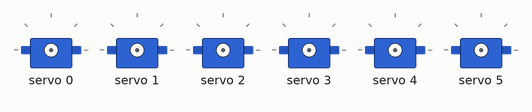
The sketch below on a simulated Arduino Uno, built with avr-gcc and run on an emulated ATmega328P. Shown: 6 × servo. What the sketch prints to the serial monitor is not drawn.

Above: at 0.15 s.
At 0.5 s:
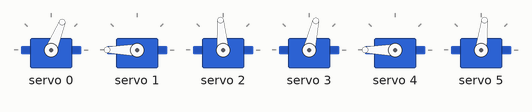
At 0.9 s:
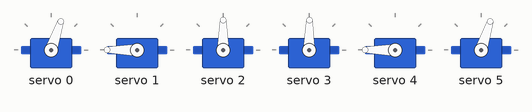
At 1.7 s:
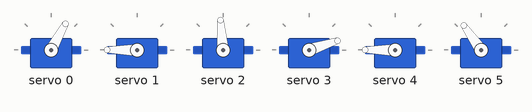
At 1.9 s:
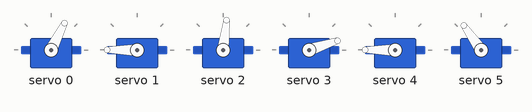
At 2.1 s:
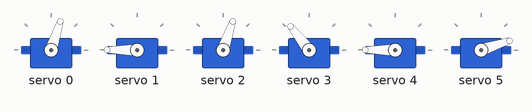
Timing chart, 0 to 4.7 s (numbered marks = the images above):
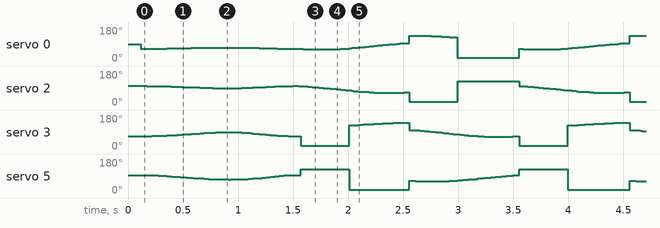

The sketch:

Stage2_GaitTest.ino
```cpp
#include <Wire.h>
#include <Adafruit_PWMServoDriver.h>
#include "Bipedal.h"
#include "Trajectory.h"
#include "GaitController.h"

// ---- PCA9685
#define PCA9685_ADDR   0x40
#define OSC_FREQUENCY  27000000UL     // measure with a scope; typical: 25–27 MHz

// ---- Left leg servo channels
constexpr uint8_t L_CH_HIP    = 0;
constexpr uint8_t L_CH_KNEE   = 1;
constexpr uint8_t L_CH_ANKLE  = 2;

// ---- Right leg servo channels
constexpr uint8_t R_CH_HIP    = 3;
constexpr uint8_t R_CH_KNEE   = 4;
constexpr uint8_t R_CH_ANKLE  = 5;

constexpr float L_CAL_HIP    =  0.0f;
constexpr float L_CAL_KNEE   =  0.0f;
constexpr float L_CAL_ANKLE  =  0.0f;

constexpr float R_CAL_HIP    =  0.0f;
constexpr float R_CAL_KNEE   =  0.0f;
constexpr float R_CAL_ANKLE  =  0.0f;

constexpr uint32_t UPDATE_INTERVAL_MS = 20UL;

#define SERIAL_PLOT


Adafruit_PWMServoDriver pwm = Adafruit_PWMServoDriver(PCA9685_ADDR);
BipedLeg leftLeg (pwm, L_CH_HIP, L_CH_KNEE, L_CH_ANKLE, false);
BipedLeg rightLeg(pwm, R_CH_HIP, R_CH_KNEE, R_CH_ANKLE, true);
Trajectory traj;

GaitController gait(leftLeg, rightLeg, traj);
#ifdef SERIAL_PLOT
static void printStateChange(GaitController::State s) {
    switch (s) {
        case GaitController::State::HOMING:
            Serial.println(F("[STATE] HOMING   — both legs moving to home (-2, -15) cm"));
            break;
        case GaitController::State::PRE_GAIT:
            Serial.println(F("[STATE] PRE_GAIT — left → P0 (-4,-15)  right → P3 (3,-15)"));
            break;
        case GaitController::State::WALKING:
            Serial.println(F("[STATE] WALKING  — continuous gait started"));
            Serial.println(F("phi,lx_cm,ly_cm,rx_cm,ry_cm"));   // CSV header for Plotter
            break;
    }
}
#endif
void setup() {

    Serial.begin(115200);
    while (!Serial) { /* wait for USB CDC on Leonardo/Micro; nop on Uno */ }

    Serial.println(F(""));
    Serial.println(F("╔══════════════════════════════════════════════════════╗"));
    Serial.println(F("║   BIPDEAL — Stage 2: Two-Leg Coordinated Walking     ║"));
    Serial.println(F("╚══════════════════════════════════════════════════════╝"));
    Serial.println(F(""));

    // ── Initialise I2C and PCA9685 ───────────────────────────────────────────
    Wire.begin();
    pwm.begin();
    pwm.setOscillatorFrequency(OSC_FREQUENCY);
    pwm.setPWMFreq(50);       // 50 Hz — standard servo refresh rate
    delay(10);                // let PCA9685 stabilise after power-on

    // ── Apply calibration offsets ────────────────────────────────────────────
    leftLeg .setOffsets(L_CAL_HIP, L_CAL_KNEE, L_CAL_ANKLE);
    rightLeg.setOffsets(R_CAL_HIP, R_CAL_KNEE, R_CAL_ANKLE);

    Trajectory::Params p = Trajectory::defaultParams();
    traj.setParams(p);

    // ── Print configuration ──────────────────────────────────────────────────
    Serial.println(F("  Trajectory : Cubic Bézier — shared by both legs"));
    Serial.println(F("  ─────────────────────────────────────────────────────"));
    Serial.print  (F("  P0  lift-off  = (")); Serial.print(p.p0x, 1);
    Serial.print  (F(", "));                  Serial.print(p.p0y, 1);
    Serial.println(F(") cm  ← Left  leg at PRE_GAIT end / WALKING φ=0"));

    Serial.print  (F("  P3  touch-dn  = (")); Serial.print(p.p3x, 1);
    Serial.print  (F(", "));                  Serial.print(p.p3y, 1);
    Serial.println(F(") cm  ← Right leg at PRE_GAIT end / WALKING φ=0.5"));

    Serial.print  (F("  Home         = (")); Serial.print(p.homeX, 1);
    Serial.print  (F(", "));                  Serial.print(p.homeY, 1);
    Serial.println(F(") cm"));

    Serial.println(F("  ─────────────────────────────────────────────────────"));
    Serial.print  (F("  Step length   = ")); Serial.print(p.p3x - p.p0x, 1);
    Serial.println(F(" cm"));
    Serial.print  (F("  Arch height   = ")); Serial.print(p.p0y - p.p1y, 1);
    Serial.println(F(" cm"));
    Serial.print  (F("  Gait cycle    = ")); Serial.print(GaitController::CYCLE_MS);
    Serial.println(F(" ms"));
    Serial.print  (F("  Homing        = ")); Serial.print(GaitController::HOME_MS);
    Serial.println(F(" ms  (smoothstep)"));
    Serial.print  (F("  Pre-gait      = ")); Serial.print(GaitController::PRE_GAIT_MS);
    Serial.println(F(" ms  (smoothstep)"));
    Serial.print  (F("  Update rate   = ")); Serial.print(1000UL / UPDATE_INTERVAL_MS);
    Serial.println(F(" Hz"));
    Serial.println(F(""));
    Serial.println(F("  Startup sequence begins …"));
    Serial.println(F(""));

#ifdef SERIAL_PLOT
    // Print the very first state banner before the first update tick
    printStateChange(GaitController::State::HOMING);
#endif
    gait.begin();
}

void loop() {

    static uint32_t lastUpdate = 0;
    uint32_t now = millis();
    if (now - lastUpdate < UPDATE_INTERVAL_MS) return;
    lastUpdate = now;

    GaitController::State prevState = gait.getState();
    GaitController::State currState = gait.update();

#ifdef SERIAL_PLOT

    // ── Announce state transitions ─────────────────────────────────────────────
    if (currState != prevState) {
        printStateChange(currState);
    }
    FootPosition lf = gait.getLeftFoot();
    FootPosition rf = gait.getRightFoot();

    if (currState == GaitController::State::WALKING) {
        // phi, lx, ly, rx, ry  — CSV for Arduino Serial Plotter
        Serial.print(gait.getPhase(), 3); Serial.print(F(","));
    } else {
        // state index (0=HOMING, 1=PRE_GAIT) instead of phi
        Serial.print(static_cast<uint8_t>(currState)); Serial.print(F(","));
    }

    Serial.print(lf.x, 2);  Serial.print(F(","));
    Serial.print(lf.y, 2);  Serial.print(F(","));
    Serial.print(rf.x, 2);  Serial.print(F(","));
    Serial.println(rf.y, 2);

#endif  // SERIAL_PLOT
}
```

Bipedal.cpp
```cpp
#include "Bipedal.h"
#include <math.h>

BipedLeg::BipedLeg(Adafruit_PWMServoDriver& pwm,
                   uint8_t hipCh, uint8_t kneeCh, uint8_t ankleCh,
                   bool mirrorX)
    : _pwm(pwm),
      _hipCh(hipCh), _kneeCh(kneeCh), _ankleCh(ankleCh),
      _mirrorX(mirrorX),
      _hipOff(0.0f), _kneeOff(0.0f), _ankleOff(0.0f)
{}
void BipedLeg::setOffsets(float hipOff, float kneeOff, float ankleOff) {
    _hipOff   = hipOff;
    _kneeOff  = kneeOff;
    _ankleOff = ankleOff;
}


IKResult BipedLeg::calculateIK(float x, float y) const {
    IKResult res;
    res.valid = true;
    if (_mirrorX) x = -x;

    // ── Reach check
    float r2   = x * x + y * y;
    float r    = sqrtf(r2);
    float maxR = L1 + L2;                  // fully extended
    float minR = fabsf(L1 - L2);          // fully folded (= 0 for equal links)

    if (r > maxR || r < minR) {
        res.hip   = 0.0f;
        res.knee  = 0.0f;
        res.ankle = 0.0f;
        res.valid = false;
        Serial.print(F("[IK] UNREACHABLE  r="));
        Serial.print(r, 2);
        Serial.print(F(" cm  target=("));
        Serial.print(x, 1); Serial.print(F(","));
        Serial.print(y, 1); Serial.println(F(")"));
        return res;
    }

    float cosQ2 = (r2 - L1 * L1 - L2 * L2) / (2.0f * L1 * L2);
    cosQ2 = clamp(cosQ2, -1.0f, 1.0f);    // guard floating-point rounding
    float q2_rad = acosf(cosQ2);

    // ── Hip angle (elbow-backward selection for "<" geometry) ────────────
    float phi_vec = atan2f(x, -y);         // angle from downward vertical
    float delta   = atan2f(L2 * sinf(q2_rad), L1 + L2 * cosf(q2_rad));
    float q1_rad  = phi_vec - delta;

    // ── Convert to degrees ───────────────────────────────────────────────
    float hipDeg   = q1_rad  * (180.0f / PI);
    float kneeDeg  = q2_rad  * (180.0f / PI);
    float ankleDeg = -(hipDeg + kneeDeg);

    if (hipDeg < HIP_MIN || hipDeg > HIP_MAX) {
        Serial.print(F("[IK] Hip limit  "));
        Serial.print(hipDeg, 1); Serial.println(F(" deg — clamped"));
        hipDeg  = clamp(hipDeg, HIP_MIN, HIP_MAX);
        res.valid = false;
    }

    if (kneeDeg < KNEE_MIN || kneeDeg > KNEE_MAX) {
        Serial.print(F("[IK] Knee limit "));
        Serial.print(kneeDeg, 1); Serial.println(F(" deg — clamped"));
        kneeDeg  = clamp(kneeDeg, KNEE_MIN, KNEE_MAX);
        ankleDeg = -(hipDeg + kneeDeg);
        res.valid = false;
    }

    if (ankleDeg < ANKLE_MIN || ankleDeg > ANKLE_MAX) {
        Serial.print(F("[IK] Ankle limit "));
        Serial.print(ankleDeg, 1); Serial.println(F(" deg — clamped"));
        ankleDeg  = clamp(ankleDeg, ANKLE_MIN, ANKLE_MAX);
        res.valid = false;
    }

    res.hip   = hipDeg;
    res.knee  = kneeDeg;
    res.ankle = ankleDeg;
    return res;
}

bool BipedLeg::moveTo(float x, float y) {
    IKResult ik = calculateIK(x, y);
    driveJoints(ik.hip, ik.knee, ik.ankle);
    return ik.valid;
}

void BipedLeg::setServoRaw(uint8_t ch, float angleDeg) {
    float offset = 0.0f;
    if (ch == _hipCh)         offset = _hipOff;
    else if (ch == _kneeCh)   offset = _kneeOff;
    else if (ch == _ankleCh)  offset = _ankleOff;

    _pwm.setPWM(ch, 0, angleToPulse(angleDeg + offset));
}

void BipedLeg::driveJoints(float hipDeg, float kneeDeg, float ankleDeg) {
    _pwm.setPWM(_hipCh,   0, angleToPulse(hipDeg   + _hipOff));
    _pwm.setPWM(_kneeCh,  0, angleToPulse(kneeDeg  + _kneeOff));
    _pwm.setPWM(_ankleCh, 0, angleToPulse(ankleDeg + _ankleOff));
}

uint16_t BipedLeg::angleToPulse(float angleDeg) const {
    float servoAngle = angleDeg + 90.0f;
    servoAngle = clamp(servoAngle, 0.0f, 180.0f);
    return static_cast<uint16_t>(
        PULSE_MIN + (servoAngle / 180.0f) * static_cast<float>(PULSE_MAX - PULSE_MIN)
    );
}

float BipedLeg::clamp(float v, float lo, float hi) {
    if (v < lo) return lo;
    if (v > hi) return hi;
    return v;
}
```

Bipedal.h
```cpp
#pragma once
#include <Arduino.h>
#include <Adafruit_PWMServoDriver.h>


struct IKResult {
    float hip;
    float knee;
    float ankle;
    bool  valid;
};

class BipedLeg {
public:
    static constexpr float L1 = 9.5f;   // hip  → knee
    static constexpr float L2 = 9.5f;   // knee → ankle

    // ---- Joint limits (degrees)
    static constexpr float HIP_MIN    = -90.0f;
    static constexpr float HIP_MAX    =  60.0f;
    static constexpr float KNEE_MIN   = -90.0f;
    static constexpr float KNEE_MAX   =  90.0f;   // MUST NEVER be exceeded
    static constexpr float ANKLE_MIN  = -90.0f;
    static constexpr float ANKLE_MAX  =  70.0f;

    static constexpr uint16_t PULSE_MIN = 150;
    static constexpr uint16_t PULSE_MAX = 600;

    //  Construction
    //  pwm      : shared Adafruit_PWMServoDriver instance (already begin()'d)
    //  hipCh    : PCA9685 channel assigned to the hip servo
    //  kneeCh   : PCA9685 channel assigned to the knee servo
    //  ankleCh  : PCA9685 channel assigned to the ankle servo
    //  mirrorX  : set true for the right leg to mirror the x-axis
    BipedLeg(Adafruit_PWMServoDriver& pwm,
             uint8_t hipCh, uint8_t kneeCh, uint8_t ankleCh,
             bool mirrorX = false);

    void setOffsets(float hipOff, float kneeOff, float ankleOff);

    IKResult calculateIK(float x, float y) const;

    // ---- Drive leg to (x, y)
    bool moveTo(float x, float y);

    // ---- Raw servo access
    void setServoRaw(uint8_t ch, float angleDeg);

private:
    Adafruit_PWMServoDriver& _pwm;
    uint8_t  _hipCh, _kneeCh, _ankleCh;
    bool     _mirrorX;
    float    _hipOff, _kneeOff, _ankleOff;

    static float    clamp(float v, float lo, float hi);
    uint16_t        angleToPulse(float angleDeg) const;
    void            driveJoints(float hipDeg, float kneeDeg, float ankleDeg);
};
```

GaitController.cpp
```cpp
#include "GaitController.h"

GaitController::GaitController(BipedLeg& left, BipedLeg& right,
                               const Trajectory& traj)
    : _left(left),
      _right(right),
      _traj(traj),
      _state(State::HOMING),
      _stateStart(0UL),
      _phi(0.0f),
      _leftFrom ({0.0f, 0.0f}), _rightFrom({0.0f, 0.0f}),
      _leftTo   ({0.0f, 0.0f}), _rightTo  ({0.0f, 0.0f}),
      _leftCurr ({0.0f, 0.0f}), _rightCurr({0.0f, 0.0f})
{}

void GaitController::begin() {
    _enterHoming();
}

GaitController::State GaitController::update() {
    uint32_t now = millis();
    switch (_state) {
        case State::HOMING:   _doHoming  (now);  break;
        case State::PRE_GAIT: _doPreGait (now);  break;
        case State::WALKING:  _doWalking (now);  break;
    }
    return _state;
}

void GaitController::_enterHoming() {
    _state      = State::HOMING;
    _stateStart = millis();

    // From: assumed power-on positions (Stage-1 cycle endpoints)
    _leftFrom  = { _traj.getXStart(),  _traj.getGroundY() };   // (-4, -15)
    _rightFrom = { _traj.getXEnd(),    _traj.getGroundY() };   // ( 3, -15)

    // To: symmetric home position
    _leftTo  = _traj.getHomePosition();                         // (-2, -15)
    _rightTo = _traj.getHomePosition();                         // (-2, -15)
}

void GaitController::_enterPreGait() {
    _state      = State::PRE_GAIT;
    _stateStart = millis();

    // From: home (where HOMING just left both legs)
    _leftFrom  = _traj.getHomePosition();                       // (-2, -15)
    _rightFrom = _traj.getHomePosition();                       // (-2, -15)

    // To: initial step configuration
    _leftTo  = { _traj.getXStart(), _traj.getGroundY() };      // P0 = (-4, -15)
    _rightTo = { _traj.getXEnd(),   _traj.getGroundY() };      // P3 = ( 3, -15)
}

void GaitController::_enterWalking() {
    _state      = State::WALKING;
    _stateStart = millis();
    _phi        = 0.0f;
}

void GaitController::_doHoming(uint32_t now) {
    // Normalise elapsed time to [0, 1]; apply smoothstep for ease-in/out.
    float raw_t = static_cast<float>(now - _stateStart)
                / static_cast<float>(HOME_MS);
    float t = _smoothstep(_clamp01(raw_t));

    _moveBoth(_lerp(_leftFrom,  _leftTo,  t),
              _lerp(_rightFrom, _rightTo, t));

    // raw_t comparison avoids clamping artefacts at the boundary.
    if (raw_t >= 1.0f) _enterPreGait();
}

void GaitController::_doPreGait(uint32_t now) {
    float raw_t = static_cast<float>(now - _stateStart)
                / static_cast<float>(PRE_GAIT_MS);
    float t = _smoothstep(_clamp01(raw_t));

    _moveBoth(_lerp(_leftFrom,  _leftTo,  t),
              _lerp(_rightFrom, _rightTo, t));

    if (raw_t >= 1.0f) _enterWalking();
}

void GaitController::_doWalking(uint32_t now) {
    // Cycle position within the current gait period [0, CYCLE_MS)
    uint32_t cyclePos = (now - _stateStart) % CYCLE_MS;
    _phi = static_cast<float>(cyclePos) / static_cast<float>(CYCLE_MS);

    // Right leg leads by half a cycle
    float phiR = _phi + 0.5f;
    if (phiR >= 1.0f) phiR -= 1.0f;

    _moveBoth(_traj.getFootPosition(_phi),
              _traj.getFootPosition(phiR));
}

void GaitController::_moveBoth(const FootPosition& lp,
                                const FootPosition& rp) {
    _left .moveTo(lp.x, lp.y);
    _right.moveTo(rp.x, rp.y);
    _leftCurr  = lp;
    _rightCurr = rp;
}
float GaitController::_smoothstep(float t) {
    return t * t * (3.0f - 2.0f * t);
}

float GaitController::_clamp01(float v) {
    if (v < 0.0f) return 0.0f;
    if (v > 1.0f) return 1.0f;
    return v;
}

FootPosition GaitController::_lerp(const FootPosition& a,
                                    const FootPosition& b,
                                    float t) {
    FootPosition fp;
    fp.x = a.x + t * (b.x - a.x);
    fp.y = a.y + t * (b.y - a.y);
    return fp;
}
```

GaitController.h
```cpp
#pragma once
#include <Arduino.h>
#include "Bipedal.h"
#include "Trajectory.h"

class GaitController {
public:

    static constexpr uint32_t HOME_MS     =  800UL;   // both legs → home
    static constexpr uint32_t PRE_GAIT_MS =  600UL;   // home → (P0 , P3)
    static constexpr uint32_t CYCLE_MS    = 2000UL;   // one full gait cycle

    // ── State
    enum class State : uint8_t {
        HOMING   = 0,   // gathering both legs to home position
        PRE_GAIT = 1,   // spreading legs to initial step configuration
        WALKING  = 2    // continuous phase-based gait
    };

    // ── Construction
    GaitController(BipedLeg& left, BipedLeg& right, const Trajectory& traj);

    void  begin();
    State update();

    // ── Accessors
    State        getState()     const { return _state;      }
    bool         isWalking()    const { return _state == State::WALKING; }
    float        getPhase()     const { return _phi;        }
    FootPosition getLeftFoot()  const { return _leftCurr;   }
    FootPosition getRightFoot() const { return _rightCurr;  }

private:

    BipedLeg&         _left;
    BipedLeg&         _right;
    const Trajectory& _traj;

    State         _state;
    uint32_t      _stateStart;    // millis() snapshot when current state began
    float         _phi;           // master gait phase [0, 1)
    FootPosition  _leftFrom,  _rightFrom;
    FootPosition  _leftTo,    _rightTo;
    FootPosition  _leftCurr,  _rightCurr;

    // ── State entry helpers ───────────────────────────────────────────────────
    void _enterHoming();
    void _enterPreGait();
    void _enterWalking();

    // ── Per-state update handlers ─────────────────────────────────────────────
    void _doHoming  (uint32_t now);
    void _doPreGait (uint32_t now);
    void _doWalking (uint32_t now);
    void _moveBoth(const FootPosition& lp, const FootPosition& rp);

    static float        _smoothstep(float t);
    static float        _clamp01   (float v);
    static FootPosition _lerp(const FootPosition& a,
                              const FootPosition& b, float t);
};
```

Source omitted: Trajectory.cpp (1479 bytes), Trajectory.h (1984 bytes)
